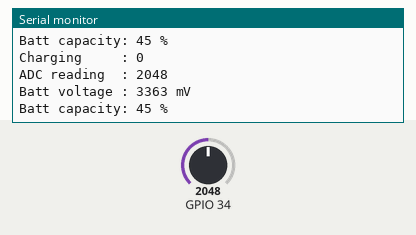
Bench run of a program on a simulated ESP32. Shown: the last lines printed to the serial monitor. The test bench sets the inputs (shaded band); at power-on: GPIO 34 = 2048.

Above: at 1.8 s.
1.9 s: GPIO 34 set to 1510
At 2.8 s:
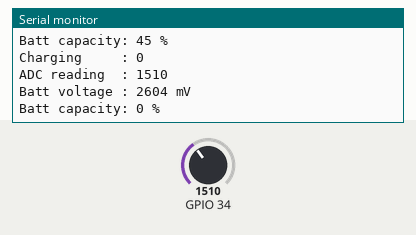
3.4 s: GPIO 34 set to 1590
At 4.8 s:
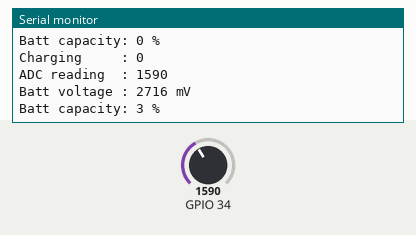
Timing chart, 0 to 6.4 s (numbered marks = the images above; inputs shaded):
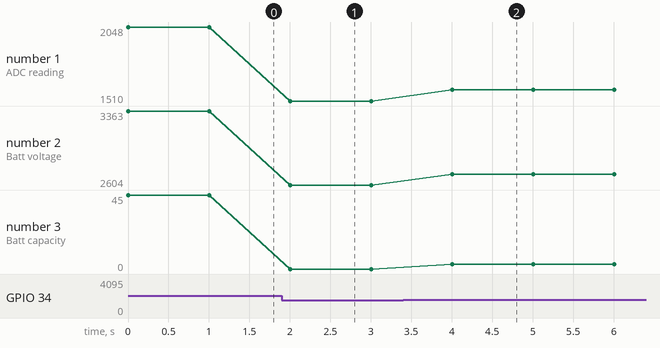

Measured:
- after the input at 1.9 s, the serial monitor: prints a new line after 0.10 s (image 1)
- after the input at 3.4 s, the serial monitor: prints a new line after 0.61 s (image 2)
- plotted number 1: 2048 → 1510 after the input at 1.9 s, 1510 → 1590 after the input at 3.4 s
- plotted number 2: 3363 → 2604 after the input at 1.9 s, 2604 → 2716 after the input at 3.4 s
- plotted number 3: 0 → 3 after the input at 3.4 s

The program:

main.cpp
```cpp
#include <Arduino.h>

#ifdef TEST_TFT
#include "SPI.h"
#include "TFT_eSPI.h"
TFT_eSPI tft = TFT_eSPI();
#endif

#ifdef PIN_BATT_IN
// resistor devider values
#define ADC_K (float)((750 + 220) / 220)
#endif

#define FF20 &FreeSans24pt7b
#define FF18 &FreeSans12pt7b

// ADC calibration data
#define BATT_MAX_VOLTAGE 4200
#define BATT_MAX_ADC_VAL 2640
#define BATT_MIN_VOLTAGE 2660
#define BATT_MIN_ADC_VAL 1550

struct BatteryVoltage
{
  bool charging;
  uint32_t adcValue; // 12 bits, 0 - 4096
  uint32_t voltage;  // millivolts
  int32_t capacity;  // 0 -> 100%
};

#ifdef PIN_BATT_CHG
bool isChargingState()
{
  return digitalRead(PIN_BATT_CHG) == LOW;
}
#endif

BatteryVoltage getBatteryVoltage()
{
  bool charging =
#ifdef PIN_BATT_CHG
      !digitalRead(PIN_BATT_CHG);
#else
      false;
#endif
  uint32_t adcValue = analogRead(PIN_BATT_IN);
  uint32_t voltage = map(adcValue, BATT_MIN_ADC_VAL, BATT_MAX_ADC_VAL, BATT_MIN_VOLTAGE, BATT_MAX_VOLTAGE);
  uint32_t capacity = constrain(map(voltage, BATT_MIN_VOLTAGE, BATT_MAX_VOLTAGE, 0, 100), 0, 100);
  return BatteryVoltage{
      charging,
      adcValue,
      voltage,
      capacity};
}

void setup()
{
  Serial.begin(SERIAL_BAUD);

  analogSetPinAttenuation(PIN_BATT_IN, ADC_2_5db);

#ifdef TEST_TFT
  tft.init();
  tft.setRotation(TFT_ROTATION);
#ifdef PIN_BATT_CHG
  pinMode(PIN_BATT_CHG, INPUT_PULLUP);
#endif
  tft.fillScreen(TFT_BLACK);
  tft.drawRoundRect(40, 70, 240, 100, 10, TFT_WHITE);
  tft.drawRoundRect(270, 100, 20, 40, 4, TFT_WHITE);
  tft.fillRect(270, 100, 9, 40, TFT_BLACK); // cover the left side of the battery button
#endif
}

BatteryVoltage voltage;

void loop()
{
#ifdef TEST_TFT
  tft.setCursor(0, 0);
  tft.setTextFont(1);
  tft.setTextDatum(MC_DATUM);
  tft.setTextColor(TFT_BLACK);
  tft.printf("V = %d mV, ADC = %d%", voltage.voltage, voltage.adcValue);
#endif

  voltage = getBatteryVoltage();
  Serial.printf("Charging     : %d\n", voltage.charging);
  Serial.printf("ADC reading  : %d\n", voltage.adcValue);
  Serial.printf("Batt voltage : %d mV\n", voltage.voltage);
  Serial.printf("Batt capacity: %d %\n\n", voltage.capacity);

#ifdef TEST_TFT
  tft.setCursor(0, 0);
  tft.setTextDatum(MC_DATUM);
  tft.setTextColor(TFT_LIGHTGREY);
  tft.printf("V = %d mV, ADC = %d%", voltage.voltage, voltage.adcValue);

  int width = voltage.capacity * 234.0 / 100.0;
  tft.fillRoundRect(43, 73, 234, 94, 6, TFT_BLACK);
  tft.fillRoundRect(43, 73, width, 94, 6, TFT_GREEN);
  tft.setFreeFont(FF20);
  tft.setTextDatum(MC_DATUM);
  tft.setTextColor(TFT_WHITE);
  tft.setCursor(tft.width() / 4, tft.height() / 2 + 10);
  tft.printf("%d %%\n", voltage.capacity);

#ifdef PIN_BATT_CHG
  tft.setFreeFont(FF18);
  tft.setTextDatum(MC_DATUM);
  tft.setTextColor(isChargingState() ? TFT_GREEN : TFT_BLACK);
  tft.setCursor(120, 220);
  tft.println("Charging");
#endif
#endif

  delay(1000);
}
```
